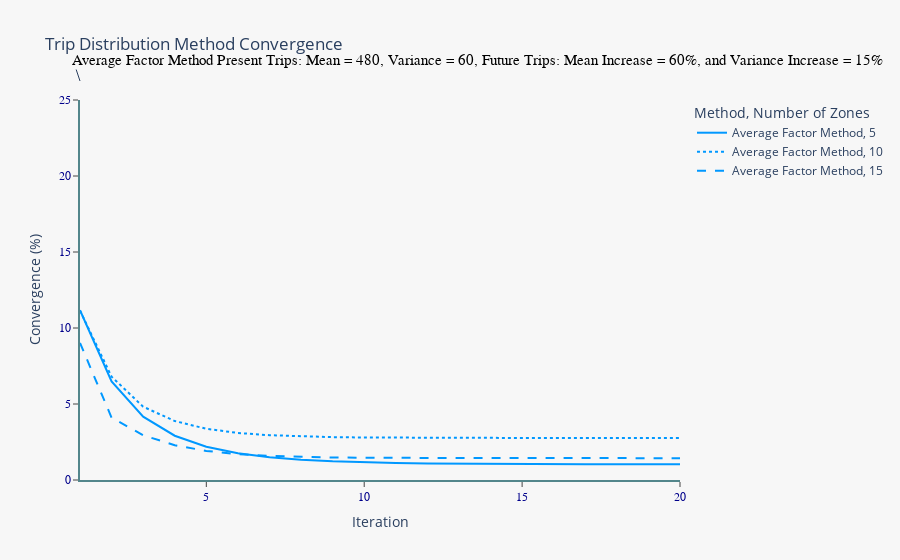

The cell this chart's notebook holds for it:
### Code cell
ded_test(dist_func='AFM', n_zones=[5, 10, 15], test_pre_mean=480, test_pre_var=60, factor_fut_mean=0.6, factor_fut_var=0.15, n_iter=20)

### Figure 1 — Plotly figure (JSON) as saved in the notebook; plotly's stock layout.template omitted (floating-point values rounded to 4 significant figures)
{"data": [{"hovertemplate": "Method=Average Factor Method<br>Number of Zones=5<br>Iteration=%{x}<br>Convergence (%)=%{y}<extra></extra>", "legendgroup": "Average Factor Method, 5", "line": {"color": "rgb(0,152,255)", "dash": "solid"}, "marker": {"symbol": "circle"}, "mode": "lines", "name": "Average Factor Method, 5", "orientation": "v", "showlegend": true, "type": "scatter", "x": [1, 2, 3, 4, 5, 6, 7, 8, 9, 10, 11, 12, 13, 14, 15, 16, 17, 18, 19, 20], "xaxis": "x", "y": [11.17, 6.486, 4.169, 2.913, 2.19, 1.764, 1.503, 1.334, 1.226, 1.157, 1.113, 1.085, 1.067, 1.056, 1.049, 1.044, 1.041, 1.04, 1.038, 1.038], "yaxis": "y"}, {"hovertemplate": "Method=Average Factor Method<br>Number of Zones=10<br>Iteration=%{x}<br>Convergence (%)=%{y}<extra></extra>", "legendgroup": "Average Factor Method, 10", "line": {"color": "rgb(0,152,255)", "dash": "dot"}, "marker": {"symbol": "circle"}, "mode": "lines", "name": "Average Factor Method, 10", "orientation": "v", "showlegend": true, "type": "scatter", "x": [1, 2, 3, 4, 5, 6, 7, 8, 9, 10, 11, 12, 13, 14, 15, 16, 17, 18, 19, 20], "xaxis": "x", "y": [11.15, 6.797, 4.822, 3.878, 3.37, 3.096, 2.947, 2.866, 2.821, 2.796, 2.782, 2.775, 2.771, 2.768, 2.767, 2.766, 2.766, 2.765, 2.765, 2.765], "yaxis": "y"}, {"hovertemplate": "Method=Average Factor Method<br>Number of Zones=15<br>Iteration=%{x}<br>Convergence (%)=%{y}<extra></extra>", "legendgroup": "Average Factor Method, 15", "line": {"color": "rgb(0,152,255)", "dash": "dash"}, "marker": {"symbol": "circle"}, "mode": "lines", "name": "Average Factor Method, 15", "orientation": "v", "showlegend": true, "type": "scatter", "x": [1, 2, 3, 4, 5, 6, 7, 8, 9, 10, 11, 12, 13, 14, 15, 16, 17, 18, 19, 20], "xaxis": "x", "y": [9.019, 4.1, 2.946, 2.29, 1.913, 1.701, 1.582, 1.517, 1.481, 1.462, 1.451, 1.446, 1.443, 1.441, 1.44, 1.44, 1.439, 1.439, 1.439, 1.439], "yaxis": "y"}], "layout": {"annotations": [{"font": {"color": "black", "family": "Nirmala UI", "size": 15}, "text": "Average Factor Method Present Trips: Mean = 480, Variance = 60, Future Trips: Mean Increase = 60%, and Variance Increase = 15%", "x": 0, "xanchor": "left", "xref": "paper", "y": 1.05, "yanchor": "top", "yref": "paper"}], "legend": {"title": {"text": "Method, Number of Zones"}, "tracegroupgap": 0}, "paper_bgcolor": "#F7F7F7", "plot_bgcolor": "#F7F7F7", "title": {"text": "Trip Distribution Method Convergence"}, "xaxis": {"anchor": "y", "domain": [0, 1], "linecolor": "#53868B", "linewidth": 2, "showgrid": false, "showticklabels": true, "tickfont": {"color": "#00008B", "family": "Nirmala UI", "size": 12}, "ticks": "outside", "title": {"text": "Iteration"}}, "yaxis": {"anchor": "x", "domain": [0, 1], "linecolor": "#53868B", "linewidth": 2, "range": [0, 25], "showgrid": false, "showticklabels": true, "tickfont": {"color": "#00008B", "family": "Nirmala UI", "size": 12}, "ticks": "outside", "title": {"text": "Convergence (%)"}}}}
